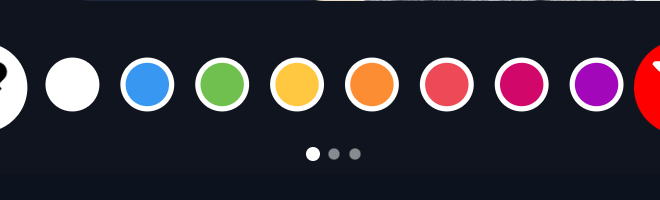
#> input picture profiles/SM-A736B/spectrum/palette_page1.png, 660 x 200 px
$ python -i benchmark_suite.py   (imports and definitions only)
#> lines starting #> are read from the running program, lines starting #| are printed output that depends on the picture
### studio/painter_engine.py
"""
Motor Central de Pintura Computacional Avançado (Painter Engine v3 Enterprise).
Integração completa dos módulos de Visão (CIE Lab, CIEDE2000, Saliência, Tensor de Estrutura, Superpixels & RAG),
Planejamento (Fill Strategies com Path Safety para buracos, Layer Graph calibrado, Scheduler v2 com 2-opt),
Edge Hierarchy harmônica, Sanitização de Caminhos e Simulador Calibrado em Coordenadas do Canvas Local.
"""
import os
import hashlib
import threading
import cv2
import numpy as np
from typing import Dict, Any, List, Tuple, Optional

from . import config
from .vision.perceptual_color import PerceptualColorEngine
from .vision.saliency import SaliencyEngine
from .vision.texture_tensor import TextureTensorEngine
from .vision.stencil_extractor import AdaptiveStencilExtractor
from .vision.superpixels import SuperpixelEngine
from .vision.region_graph import RegionAdjacencyGraph
from .vision.semantic_features import SemanticFeatureExtractor
from .vision.structure_tensor import StructureTensorEngine
from .planning.fill_strategies import FillStrategyEngine
from .planning.layer_graph import LayerGraphEngine
from .planning.scheduler_v2 import StrokeSchedulerV2
from .planning.path_sanitizer import PathSanitizer
from .planning.line_art_engine import LineArtEngine
from .planning.text_engine import TextEngine
from .planning.perceptual_optimizer import PerceptualPlanOptimizer
from .planning.motion_compiler import MotionCompiler, CompiledMotionPlan
from .planning.painting_plan import PaintingPlan, PaintingRegion, StrokeStrategy, LODLevel
from .planning.inspector_model import PaintingInspectorManager
from .device.calibration import HardwareCalibrationEngine
from .device.quality_gate import QualityGate
from .simulation.simulator_v2 import CalibratedSimulatorV2
from .core.models import QualityPreset, StrokePlan, CanvasTransform
from .vision.scene_classifier import SceneUnderstandingEngine, ImageClass
from .vision.memory_optimizer import ROIMask, RegionDict

_CV_KMEANS_LOCK = threading.Lock()

class PainterEngine:
    # [7 lines left out: function _seeded_kmeans, not called in this run]
    def __init__(self, lut_path: str = None, profile_dir: str = None):
        self.color_engine = PerceptualColorEngine(lut_path)
        self.simulator = CalibratedSimulatorV2(profile_dir)
        self.calibrator = HardwareCalibrationEngine(profile_dir)

    # [1577 lines left out: functions _attach_editable_regions, _attach_stroke_editable_regions, load_and_normalize_image, preprocess_fit, _enrich_plan_with_apice_features, quantize_instagram_constrained and 11 more, not called in this run]

### studio/vision/perceptual_color.py
"""
Motor de Cor Perceptual CIE Lab, CIEDE2000 e Busca Adaptativa na LUT.
Implementa a Seção 4 (Color Engine v2) e Seção 5 (LUT 2D Adaptativa com Refinamento Local).
"""
import os
import json
import cv2
import numpy as np
from scipy.spatial import cKDTree
from typing import Tuple, Dict, Any, List

class PerceptualColorEngine:
    # [11 lines left out: function physical_touch_key, not called in this run]

    def __init__(self, lut_path: str = None):
        if lut_path is None:
            lut_path = os.path.join(
                os.path.dirname(os.path.dirname(os.path.dirname(__file__))),
                "profiles", "SM-A736B", "color_lut.json"
            )
        self.lut_path = lut_path
        self.lut_data = self._load_lut(lut_path)
        self.entries = self.lut_data.get("entries", [])

        # Constrói KD-Tree espacial no espaço CIE Lab para busca de altíssima velocidade
        self.lab_coords = np.array([e["lab"] for e in self.entries], dtype=np.float32)
        self.kdtree = cKDTree(self.lab_coords)

        # Cache de consultas frequentes para acelerar K-Means e segmentação
        self._cache = {}

    def _load_lut(self, path: str) -> Dict[str, Any]:
        """Carrega a LUT calibrada no formato Schema v2."""
        if os.path.exists(path):
            with open(path, "r", encoding="utf-8") as f:
                return json.load(f)
        return {"schema_version": 2, "sample_count": 0, "entries": []}

    # [299 lines left out: functions rgb_to_lab, lab_to_rgb, delta_e_ciede2000, compute_hue_consistency_penalty, match_color, not called in this run]

### studio/benchmarks/benchmark_suite.py
# -*- coding: utf-8 -*-
"""
Suíte de Benchmarks e Testes de Regressão Canônicos do Instagram Painter Studio.
Implementa a FASE 0 do Roadmap Técnico para o Ápice:
- Execução sobre o dataset canônico (benchmarks/canonical/).
- Line-Art testa diretamente o LineArtEngine (não stencil).
- 3 níveis de comparação por imagem: target_executable, predicted_device, observed_device.
- Métricas categorizadas (Fotos, Line-Art, Execução).
- Relatório automático em JSON e Markdown.
"""
import os
import time
import json
import cv2
import numpy as np
from typing import Dict, Any, List, Optional, Tuple

from ..painter_engine import PainterEngine
from ..feedback.error_map import ErrorMapEngine
from ..planning.auto_mode import AutoModeDecisor
from ..planning.skeleton_graph import zhang_suen_thinning, get_crossing_number
from ..device.fake_adb import FakeADB
from ..planning.path_sanitizer import PathSanitizer

class BenchmarkSuite:
    def __init__(self, base_dir: str = None, use_real_device: bool = False):
        if base_dir is None:
            base_dir = os.path.dirname(os.path.dirname(os.path.dirname(__file__)))
        self.base_dir = base_dir
        self.engine = PainterEngine()
        self.use_real_device = use_real_device

    # [284 lines left out: functions compute_edge_f1_and_chamfer, compute_lineart_topology_metrics, run_canonical_benchmark, not called in this run]

    def run_full_benchmark(self) -> Dict[str, Any]:
        """Compatibilidade: executa benchmark padrão."""
        return self.run_canonical_benchmark(max_cases=6)

# [18 lines left out: function run_cli_benchmark, not called in this run]

# [2 lines not run here, left out]

>>> import cv2
>>> picture = cv2.imread('../../profiles/SM-A736B/spectrum/palette_page1.png', cv2.IMREAD_GRAYSCALE)
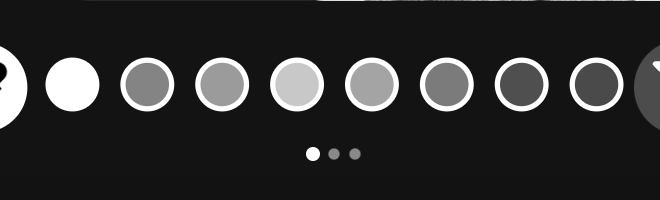
#> picture: shape (200, 660); min 0, max 255, mean 46.2
>>> result = BenchmarkSuite().compute_lineart_topology_metrics(picture)
#> (the run stopped early here; a loop or call above may not have finished)
